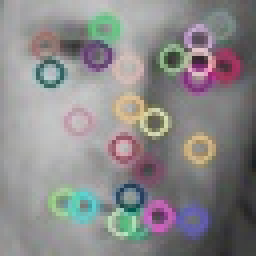
#> input picture sift_keypoints.jpg, 64 x 64 px (shown 4 times larger)
$ python features.py sift_keypoints.jpg   (Python 2 division)   (older library calls are emulated)
#> lines starting #> are read from the running program, lines starting #| are printed output that depends on the picture
#> further down, img is the input picture: shape (64, 64, 3); mean B, G, R 136.9, 136.2, 138
'''
Grab features
'''

import cv2
import numpy as np
import sys

def keypoints_and_descriptors(img):
	gray= cv2.cvtColor(img, cv2.COLOR_BGR2GRAY)

	sift = cv2.SIFT()
	kp, descriptors = sift.detectAndCompute(gray,None)

	return kp, descriptors

def is_point_in_cell(pt, grid_top_left, height, width):
	x_cond = (pt[0] >= grid_top_left[0]) and (pt[0] < grid_top_left[0] + width)
	y_cond = (pt[1] >= grid_top_left[1]) and (pt[1] < grid_top_left[1] + height)

	return x_cond and y_cond

def get_grid_boundaries(im):
	grid_boundaries = []

	shape = im.shape
#> shape = (64, 64, 3)
	rows = shape[0]
#> rows = 64
	cols = shape[1]
#> cols = 64

	for row in np.arange(0, rows, rows / 4.0):
		for col in np.arange(0, cols, cols / 4.0):
			grid_boundaries.append((row, col))

	return grid_boundaries

def fit_keypoints_to_grid(im):
	grid_points = {}
	grid_boundaries = get_grid_boundaries(im)
#> grid_boundaries = [(0, 0), (0, 16), (0, 32), (0, 48), (16, 0), (16, 16), (16, 32), (16, 48), (32, 0), (32, 16), (32, 32), (32, 48), (48, 0), (48, 16), (48, 32), (48, 48)]
	grid_width = im.shape[0] / 4.0
#> grid_width = 16
	grid_height = im.shape[1] / 4.0
#> grid_height = 16

	keypoints, descriptors = keypoints_and_descriptors(im)
#> in keypoints_and_descriptors, `gray= cv2.cvtColor(img, cv2.COLOR_BGR2GRAY)`:
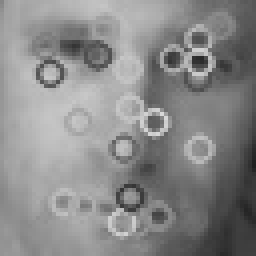
#> gray: shape (64, 64) (shown 4 times larger); min 31, max 216, mean 136.8
#> in keypoints_and_descriptors, `kp, descriptors = sift.detectAndCompute(gray,None)`: kp = 34 keypoints; strongest (x, y, size): (43, 15, 2.3), (38, 30, 2.3), (50, 10, 2.2), (50, 19, 1.9)
#> keypoints has the same summary as kp in keypoints_and_descriptors

	kp_desc = zip(keypoints, descriptors)
#> kp_desc = 34 items

	for keypoint, descriptor in kp_desc:
		for i, grid in enumerate(grid_boundaries):
			if is_point_in_cell(keypoint.pt, grid, grid_height, grid_width):
				if i in grid_points:
					grid_points[i].append((keypoint, descriptor))
				else:
					grid_points[i] = [(keypoint, descriptor)]

				break
#> this loop made 34 passes
#> keypoint on passes 1 to 12: keypoint at (6, 16.9), size 3.8, keypoint at (15.4, 50.2), size 2, keypoint at (17.2, 16.1), size 2.1, keypoint at (20.3, 22.7), size 6.6, keypoint at (20.4, 11.7), size 8.3, keypoint at (20.7, 7.1), size 1.8, keypoint at (21, 51.2), size 1.9, keypoint at (21, 51.2), size 1.9, keypoint at (21, 51.2), size 1.9, keypoint at (21, 51.2), size 1.9, keypoint at (25.7, 48.1), size 3, keypoint at (25.7, 26.6), size 13.3
#> after the loop, grid_points = 13 items
	return grid_points

if __name__ == '__main__':
	img = cv2.imread(sys.argv[1])
	print fit_keypoints_to_grid(img)
#> (printed output is left out)
